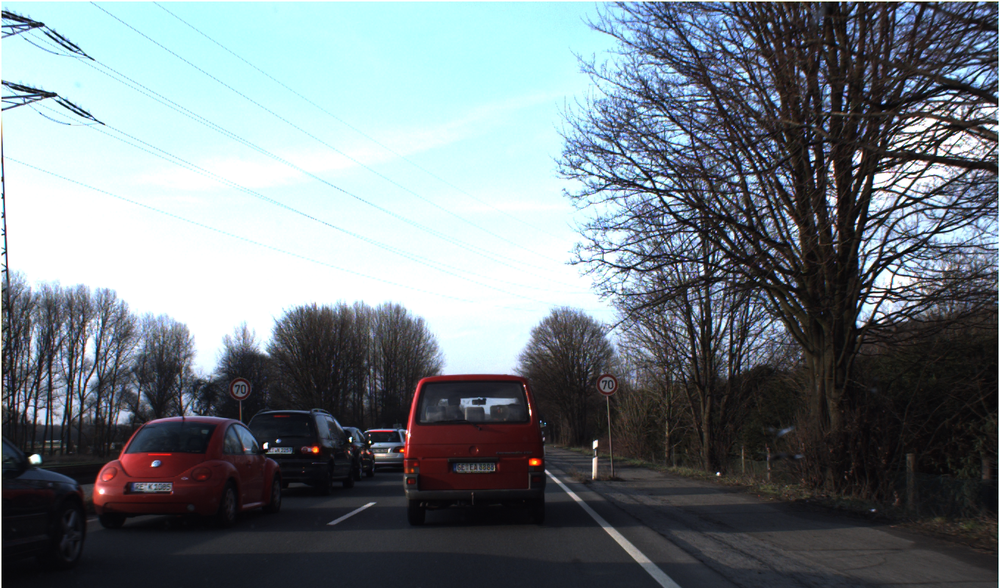
#> input picture imagenes/00009.ppm, 1000 x 588 px, shrunk from 1360 x 800 before the run
$ jupyter execute 'Sign Detection.ipynb'
#> lines starting #> are read from the running program, lines starting #| are printed output that depends on the picture; after the words box and inside, x2 and y2 are one past the last pixel; in counts of white or black regions, pixels touching at a corner belong together
[cell 1]
# Descomentar las líneas de los módulos que no tengas instalados
# !pip install opencv-python
# !pip install numpy
# !pip install matplotlib

[cell 2]
import cv2 as cv
import matplotlib.pyplot as plt
import numpy as np

### Carga de la imagen
Empezamos con una función que a partir de la ruta de una imagen, devuelve la imagen cargada tanto en formato BGR, como en HSV (con los canales separados)

[cell 3]
def importar_imagen_y_HSV(ruta):
#> called with ruta = './imagenes/00009.ppm'
    img = cv.imread(ruta) #Cargamos la imagen
#> img is the input picture: shape (588, 1000, 3); mean B, G, R 129.8, 124.2, 114.2
    H,S,V = cv.split(cv.cvtColor(img, cv.COLOR_BGR2HSV)) # Convertimos la imagen de BGR a HSV y la dividimos en sus 3 canales
    return (img,H,S,V) # Devolvemos tanto la imagen como los tres canales HSV separados

### Binarización de la imagen
A continuación, vamos a transformar la imagen original en una binaria, utilizando los canales H y S.
1) Aplicando umbralización adaptativa en el canal S, ya que la diferencia de iluminación en las imágenes afecta al resultado.
2) Comprobando que el tono (H) corresponde al rojo.

[cell 4]
def binarizar_canal(S, H, orden=5, suavizado_k_size=9, sigmax=2, limpiar=False):
#> called with orden = 5, suavizado_k_size = 9, sigmax = 2, limpiar = True
    k = orden // 2 # Radio de la vecindad
    f,c = np.shape(S) # Nos quedamos con el numero de filas y columnas de la imagen.
    y = np.arange(f)  # Array para almacenar indices que va de 0 al nº de filas - 1 [0, 1, 2, 3, ..., f-1]
    x = np.arange(c)  # Array para almacenar indices que va de 0 al nº de columnas - 1 [0, 1, 2, 3, ..., c-1]
    matriz_integral = cv.integral(S) # Creamos la matriz integral del canal S
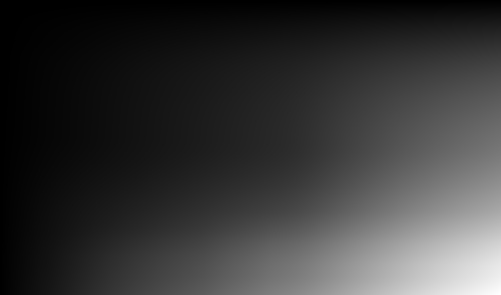
#> matriz_integral: shape (589, 1001) int32 (shown at 1/2 size); min 0, max 31607187, mean 6847183.6; drawn with min black and max white

    # Calculamos los límites para todas las filas y columnas de golpe
    y1 = np.maximum(0, y - k)     # Array con los indices limite de la parte superior
    y2 = np.minimum(f, y + k + 1) # Array con los indices limite de la parte inferior
    x1 = np.maximum(0, x - k)     # Array con los indices limite de la parte de la izquierda
    x2 = np.minimum(c, x + k + 1) # Array con los indices limite de la parte de la derecha

    X1, Y1 = np.meshgrid(x1, y1)  # Matriz con los limites superiores-izquierdos
    X2, Y2 = np.meshgrid(x2, y2)  # Matriz con los limites inferiores-derechos

    # Se aplica la fórmula D + A - B - C a toda la imagen en una sola línea
    D = matriz_integral[Y2, X2] # Matriz con la esquina superior izquierda del recinto de cada pixel
    A = matriz_integral[Y1, X1] # Matriz con la esquina superior derecha del recinto de cada pixel
    B = matriz_integral[Y1, X2] # Matriz con la esquina inferior derecha del recinto de cada pixel
    C = matriz_integral[Y2, X1] # Matriz con la esquina inferior izquierda del recinto de cada pixel

    # Como D contiene toda la suma de los pixeles de la imagen hacia arriba-izquierda, hay que quitarle lo que hay por la esquina superior derecha (B)
    # y lo que tiene por la esquina inferior izquierda (C), pero como coinciden en algunas zonas, se le suma lo que tiene por la esquina
    # superior izquierda (A) para compensarlo. De esta manera, calculamos la suma de los pixeles de la vecindad de un pixel con solo 3 operaciones.
    suma_adaptativa = ( D + A - B - C)
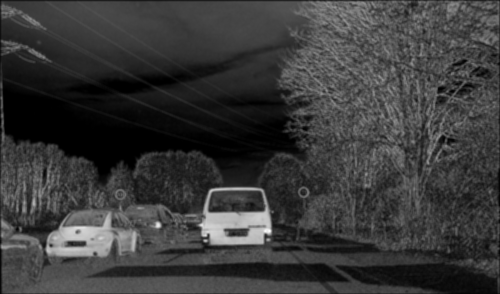
#> suma_adaptativa: shape (588, 1000) int32 (shown at 1/2 size); min 0, max 5885, mean 1341.5; drawn with min black and max white

    area_adaptativa = (Y2 - Y1) * (X2 - X1) # Matriz donde guardamos el area del recinto de vecindad de cada pixel

    matriz_umbrales = (suma_adaptativa / area_adaptativa) + 2.55  # Calculamos el umbral adaptativo final

    # Creamos la condiciones que tiene que cumplir un pixel para que cumpla el umbral:
    condicion_adaptativa = S > matriz_umbrales # Vemos que la saturacion original sea mayor que la media de su vecindad.
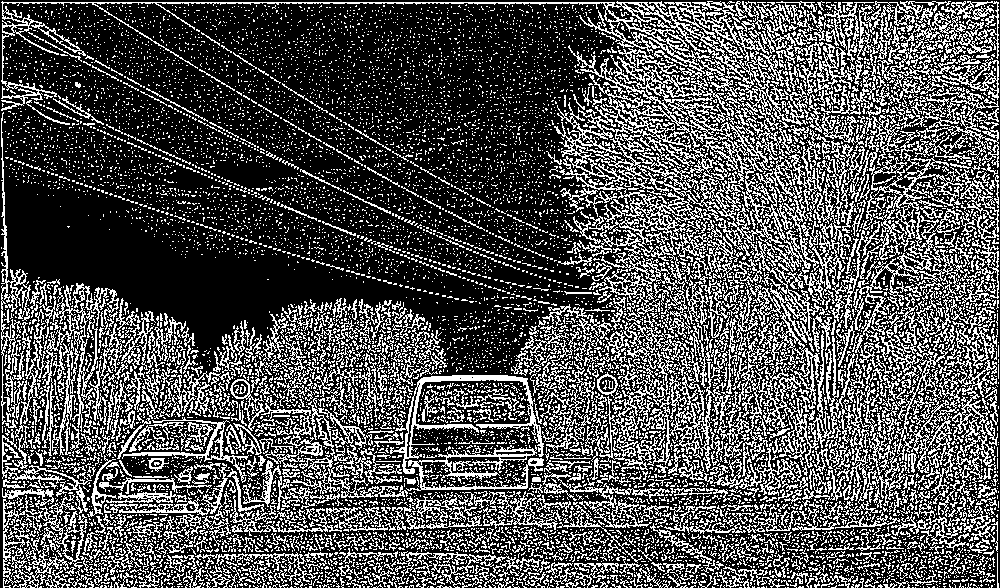
#> condicion_adaptativa: shape (588, 1000) bool; 31.9% white in thin lines or dots
    condicion_S_global = (S >= 0.3 * 255) # Comprobamos que cada pixel tenga un minimo de 30% de saturacion.
#> condicion_S_global: shape (588, 1000) bool; 22.6% white; 6040 white regions (5602 under 20 px), largest, box (x1, y1, x2, y2) and area: (544, 1, 850, 297) 31643, (88, 375, 373, 543) 16733, (348, 375, 544, 491) 9986
    condicion_H_global = (H >= 179 * 0.8) | (H <= 179 * 0.1) # Comprobamos que el pixel tiene un tono perteneciente a las variantes del rojo.
#> condicion_H_global: shape (588, 1000) bool; 28.6% white; 4210 white regions (3929 under 20 px), largest, box (x1, y1, x2, y2) and area: (0, 0, 1000, 517) 82279, (4, 178, 532, 350) 27804, (64, 382, 283, 537) 11280

    # Creamos la imagen binaria aplicando las tres condiciones a la vez
    S_bin = np.where(condicion_adaptativa & condicion_S_global & condicion_H_global, 255, 0).astype(np.uint8)
#> S_bin: shape (588, 1000); 5.7% white in thin lines or dots

    S_bin_suavizada = None

    # Si limpiar=True, aplicamos la apertura y clausura para eliminar zonas aisladas de pixeles que se hayan podido colar.
    if limpiar:
        # Creamos un kernel con forma de elipse/círculo en lugar de un cuadrado
        kernel = cv.getStructuringElement(cv.MORPH_ELLIPSE, (3, 3))

        # 1. APERTURA: Eliminamos el ruido blanco exterior
        S_bin = cv.morphologyEx(S_bin, cv.MORPH_OPEN, kernel)
#> S_bin: shape (588, 1000); 1.8% white in thin lines or dots

        # 2. CLAUSURA: Rellenamos los agujeros negros del interior
        S_bin = cv.morphologyEx(S_bin, cv.MORPH_CLOSE, kernel)
#> S_bin: shape (588, 1000); 1.8% white in thin lines or dots

    # Aplicamos un suavizado Gaussiano
    S_bin_suavizada = cv.GaussianBlur(S_bin, (suavizado_k_size, suavizado_k_size), sigmax)
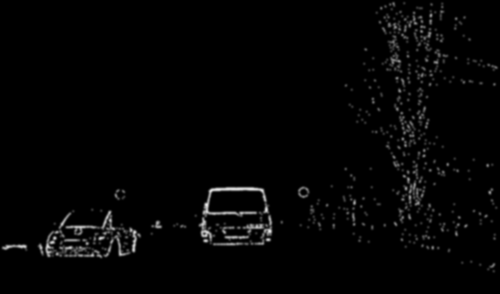
#> S_bin_suavizada: shape (588, 1000) (shown at 1/2 size); min 0, max 237, mean 4.6

    return (S_bin,S_bin_suavizada) # Devolvemos tanto la imagen binarizada sin suavizar, como la suavizada (y limpiada en su caso)

### Detección de círculos
Una vez binarizada la imagen, pasamos el resultado por un algoritmo de detección de círculos, en este caso, la transformada circular de Hough, y resaltamos dichos círculos detectados en la imagen original.

[cell 5]
def detectar_circulos(img, img_bin, agrupacion=1, distMin=30, sens=50, votos=30, radioMin=10, radioMax=50):
    # Utilizamos la funcion "HoughCircles" de OpenCV para aplicar el algoritmo de deteccion de círculos sobre la imagen binaria.
#> called with agrupacion = 1, distMin = 30, sens = 50, votos = 30, radioMin = 10, radioMax = 50
    circulos = cv.HoughCircles(
        img_bin,
        cv.HOUGH_GRADIENT,
        dp=agrupacion,        # Agrupación de pixeles para votar. A mayor mas rápida la ejecución pero menor precisión.
        minDist=distMin,      # Distancia mínima entre diferentes señales detectadas
        param1=sens,          # Sensibilidad del detector de contornos interno (Canny)
        param2=votos,         # UMBRAL DE VOTOS (Si no detecta tu señal, bájalo. Si detecta manchas falsas, súbelo)
        minRadius=radioMin,   # Descartamos ruidos circulares más pequeños de "radioMin" píxeles de radio
        maxRadius=radioMax    # Límite superior razonable para el tamaño de las señales de la BD
    )
#> circulos = [[126.5, 490.5, 22.7]]

    img_resultado = np.copy(img) # Creamos una copia de la imagen original.

    if circulos is not None:
        # La matriz devuelve números decimales, los redondeamos a enteros para usarlos como píxeles (x, y, radio)
        circulos = np.uint16(np.around(circulos))
#> circulos = [[126, 490, 23]]

        # Dibujamos los circulos (si los hay)
        for i in circulos[0, :]:
            centro = (i[0], i[1])
            radio = i[2]

            # Dibujar el contorno exterior del círculo en azul
            cv.circle(img_resultado, centro, radio, (255, 0, 0), 3)
            # Marcar el centro geométrico en rojo
            cv.circle(img_resultado, centro, 2, (0, 0, 255), 3)
#> this loop made 1 pass
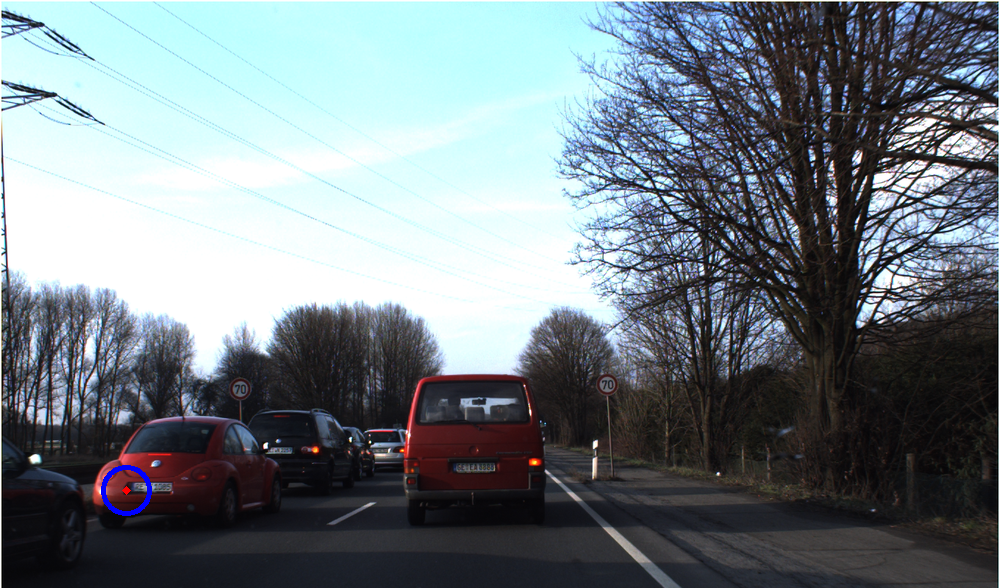
#> img_resultado: shape (588, 1000, 3); 0.13% of pixels changed, all inside (x1, y1, x2, y2) = (101, 465, 152, 516)

    return (circulos,img_resultado) # Devolvemos tanto la lista con los centros de los circulos, como la imagen original con los circulos resaltados.

### Experimentación

[cell 6]
# Colocar ruta de la imagen a probar
ruta = "./imagenes/00009.ppm"

# Parametros de la funcion de binarización
vecindad_umbralizacion = 5
kernel_size_suavizado = 9
sigmax_suavizado = 2
limpiar_ruido = True

# Parametros de la funcion de detección de círculos
agrupacion = 1
distMin = 30
sensibilidad = 50
votosMin = 30
radioMin = 10
radioMax = 50

img,H,S,V = importar_imagen_y_HSV(ruta)
S_bin, S_bin_suavizado = binarizar_canal(S,H, vecindad_umbralizacion, kernel_size_suavizado, sigmax_suavizado, limpiar_ruido)
circulos,img_resultante = detectar_circulos(img, S_bin_suavizado, agrupacion, distMin, sensibilidad, votosMin, radioMin, radioMax)
#> circulos = [[126, 490, 23]]

plt.figure(figsize=(10, 7))

plt.subplot(2, 2, 1)
plt.title("1. Imagen Original")
# Matplotlib lee en RGB, OpenCV en BGR. Hay que convertir para mostrar bien los colores.
plt.imshow(cv.cvtColor(img, cv.COLOR_BGR2RGB))

plt.subplot(2, 2, 3)
plt.title("2. Canal S (Umbralizado)")
plt.imshow(S_bin, cmap="gray")

plt.subplot(2, 2, 4)
plt.title("3. Canal S (Umbralizado + Suavizado)")
plt.imshow(S_bin_suavizado, cmap="gray")

plt.subplot(2, 2, 2)
plt.title("4. Imagen Original + Circulos")
# Matplotlib lee en RGB, OpenCV en BGR. Hay que convertir para mostrar bien los colores.
plt.imshow(cv.cvtColor(img_resultante, cv.COLOR_BGR2RGB))
plt.tight_layout()
plt.show()
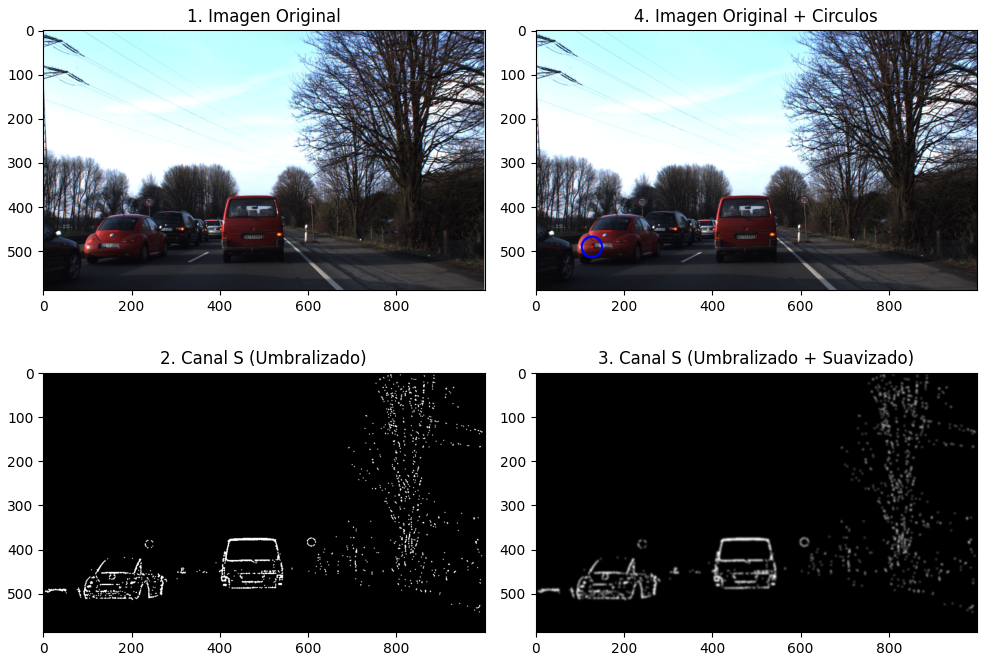
#> figure drawn by matplotlib, 4 panels

$ run again, with imagenes/00000.ppm copied over imagenes/00009.ppm
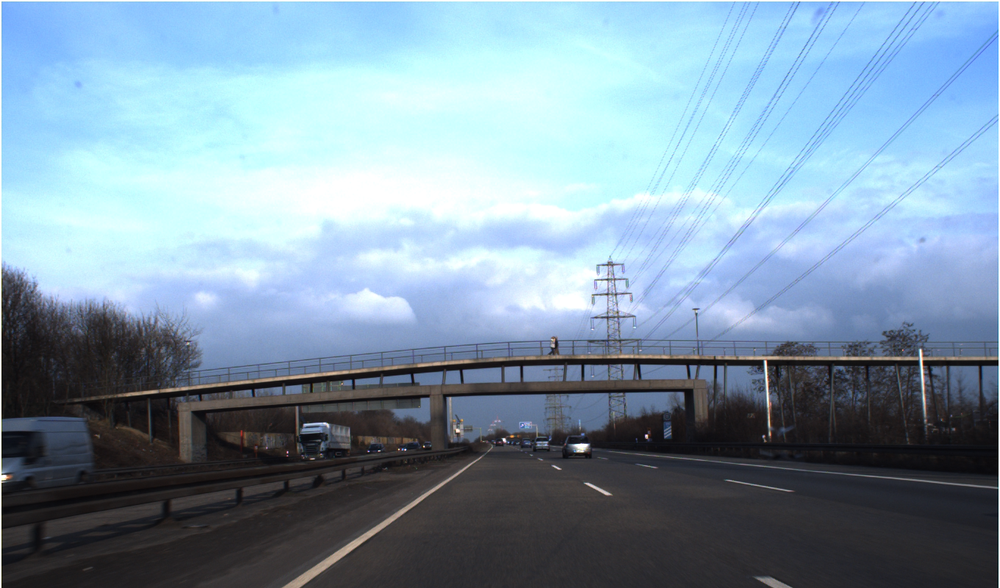
#> input picture imagenes/00000.ppm, 1000 x 588 px, shrunk from 1360 x 800 before the run
#> in importar_imagen_y_HSV, img is the input picture: shape (588, 1000, 3); mean B, G, R 167.5, 149.9, 126
#> in binarizar_canal, `condicion_adaptativa = S > matriz_umbrales`:
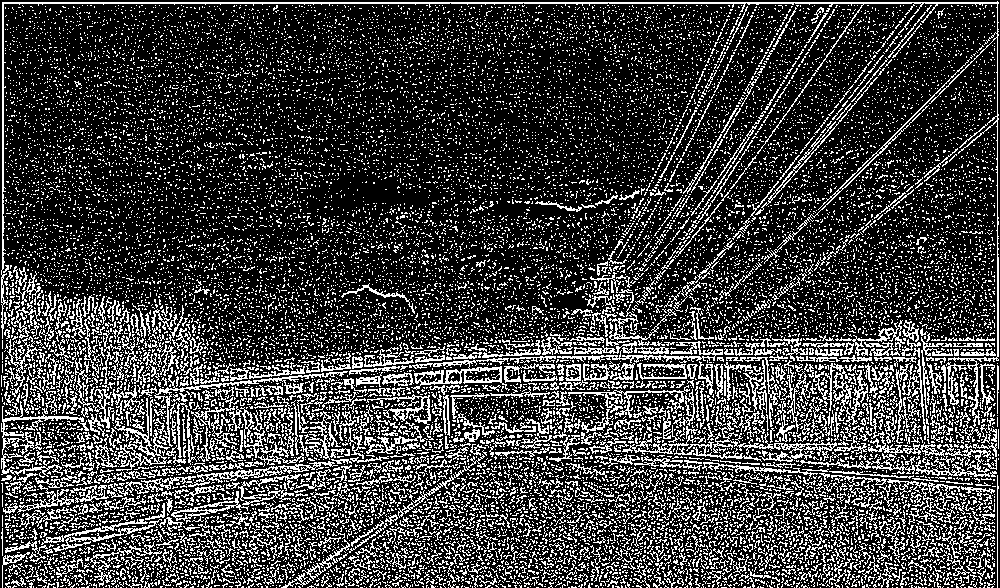
#> condicion_adaptativa: shape (588, 1000) bool; 24.3% white in thin lines or dots
#> condicion_S_global: shape (588, 1000) bool; 31.4% white; 2289 white regions (2139 under 20 px), largest, box (x1, y1, x2, y2) and area: (2, 2, 999, 356) 133070, (137, 270, 555, 384) 18679, (2, 406, 92, 482) 3726
#> condicion_H_global: shape (588, 1000) bool; 19.4% white; 1652 white regions (1542 under 20 px), largest, box (x1, y1, x2, y2) and area: (2, 312, 848, 588) 91201, (830, 378, 924, 445) 2738, (0, 0, 1000, 588) 2224
#> circulos = None
#> `plt.show()`:
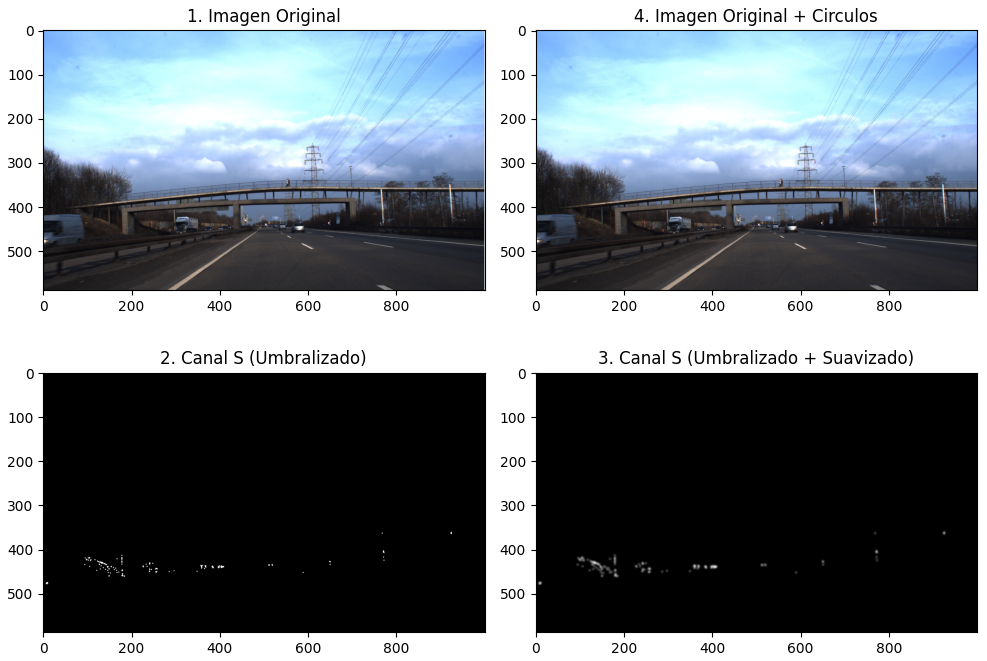
#> figure drawn by matplotlib, 4 panels
